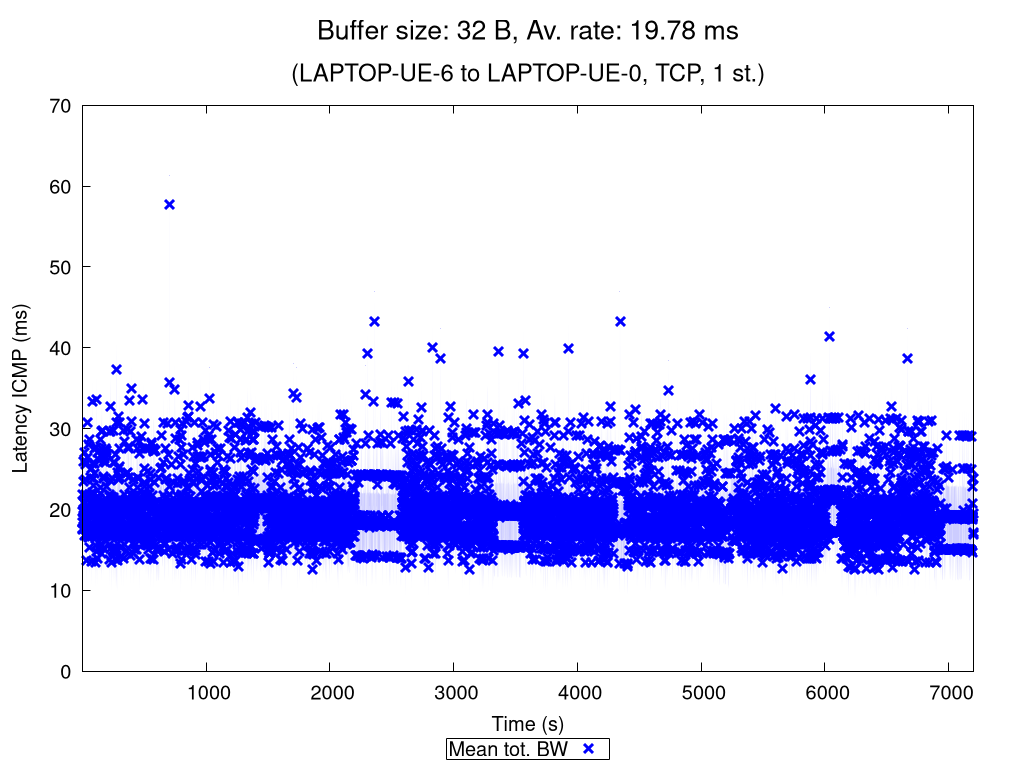

This chart was generated by the following gnuplot code:
set terminal pngcairo nocrop enhanced size 1024,768 font "Verdana,15"
set output "TCP_1_st_2020_11_06_10-21-52_two2one_00032B.png"

set title "{/=20 Buffer size: 32 B, Av. rate: 19.78 ms}\n\n{/=18 (LAPTOP-UE-6 to LAPTOP-UE-0, TCP, 1 st.)}"

set xlabel "Time (s)"
set ylabel "Latency ICMP (ms)"
set ytics nomirror
set key bmargin center horizontal box samplen 1 width -1
set bmargin 4.6
set rmargin 4.5

rf = 1.0  # rate factor
set style fill transparent solid 0.2 noborder
set autoscale xfix
plot "TCP_1_st_2020_11_06_10-21-52_two2one_00032B_iperf_processed.dat" using 1:($2/rf-$3/rf):($2/rf+$3/rf) with filledcurves lc rgb "blue" notitle, \
     "" using 1:($2/rf) with points pt 2 ps 1.5 lw 3 lc rgb "blue" title "Mean tot. BW", \
